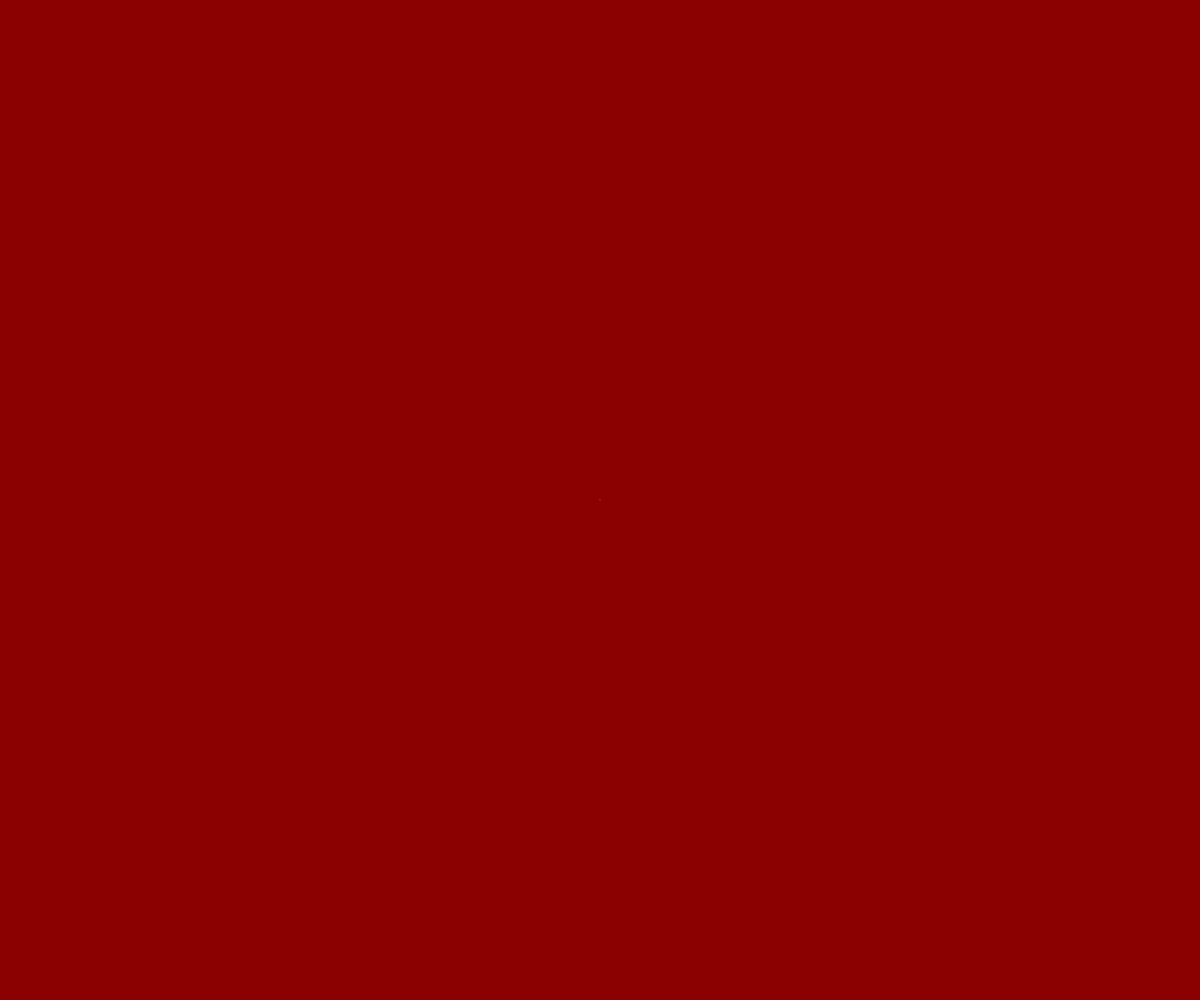
Frame 1 (no input)
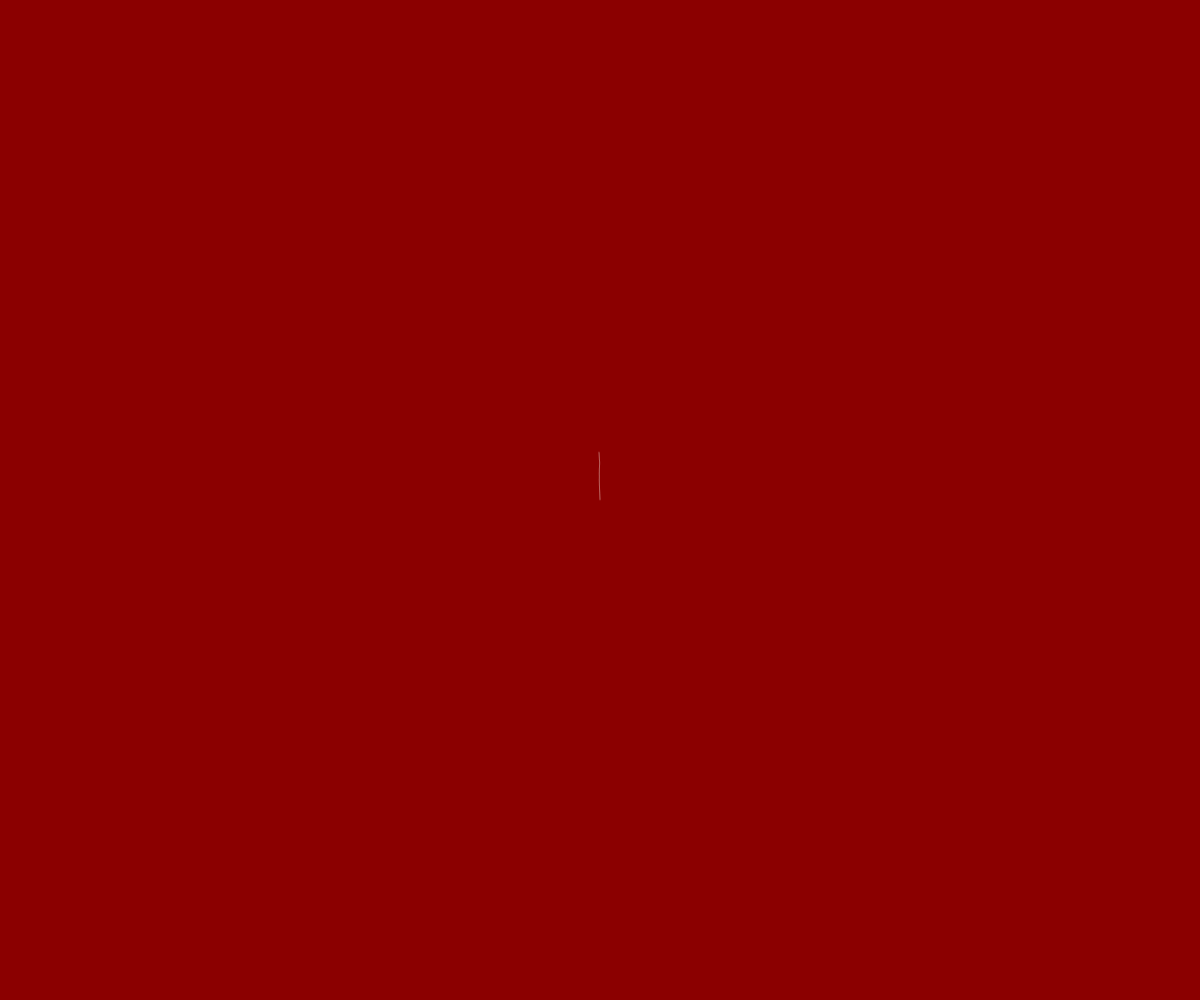
Frame 60 (no input)
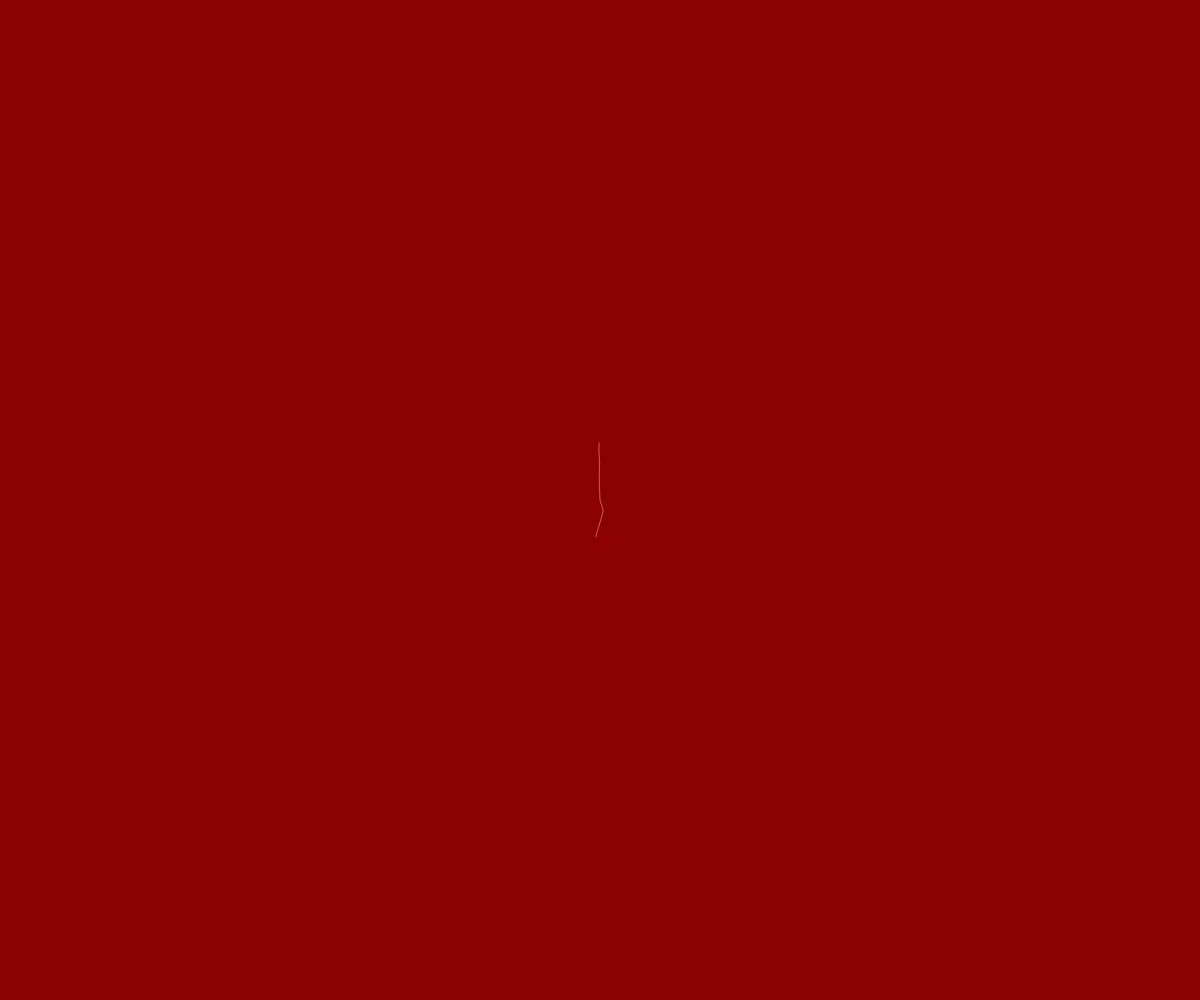
Frame 120 (the mouse pressed at the canvas centre since frame 60)

The p5.js sketch that drew these frames (run headless with seeded random() and noise() and a simulated clock; from frame 60 on, the mouse is pressed at the canvas centre):

// p5.js sketch
// ── sketch.js
let maxAge = 100;

let paused = false;

let fungi;


function setup() {
  createCanvas(windowWidth, windowHeight);


  background("darkRed");


  fungi = [];
  for (let i=0; i<3; i++) {
    let f = new Fungus(width/2, height/2);
    fungi.push(f);
  }
}


function draw() {


  if (!paused) {


    for (let i=fungi.length-1; i>=0; i-=5) {


      let f = fungi[i];


      f.update();
      if (f.distFromCenter >= height/3 || f.age > maxAge) {
        fungi.splice(i, 1);
      }


      f.display();
    }


    if (frameRate < 20) {
      setup();
    }
  }
}


function keyPressed() {

  if (key === 'z') {
    paused = !paused;
  }


  else {
    setup();
  }
}

// ── fungus.js
class Fungus {


  constructor(x, y, angle) {


	  this.angleChangeAmt = radians(2);
	  this.speed =          0.8;

	  this.chanceSplit =    2.3;
	  this.splitAngle =     radians(28);


    this.x =     x;
    this.y =     y;
    this.prevX = x;
    this.prevY = y;


    this.angle = angle || random(0, TWO_PI);


	  this.distFromCenter;
	  this.age = 0;
  }


  update() {


    this.age += 1.4;


    this.distFromCenter = dist(width/2,height/2, this.x,this.y);


    this.angle += random(-this.angleChangeAmt, this.angleChangeAmt);
    this.prevX = this.x;
    this.prevY = this.y;
    this.x += cos(this.angle) * this.speed;
    this.y += sin(this.angle) * this.speed;


    if (random(180) < this.chanceSplit) {
      let f = new Fungus(this.x, this.y, this.angle+this.splitAngle);
      fungi.push(f);
      this.angle -= this.splitAngle;
    }
  }


  
  display() {
    stroke(299,245,235, 60);
    line(this.prevX, this.prevY, this.x, this.y);
  }
}
